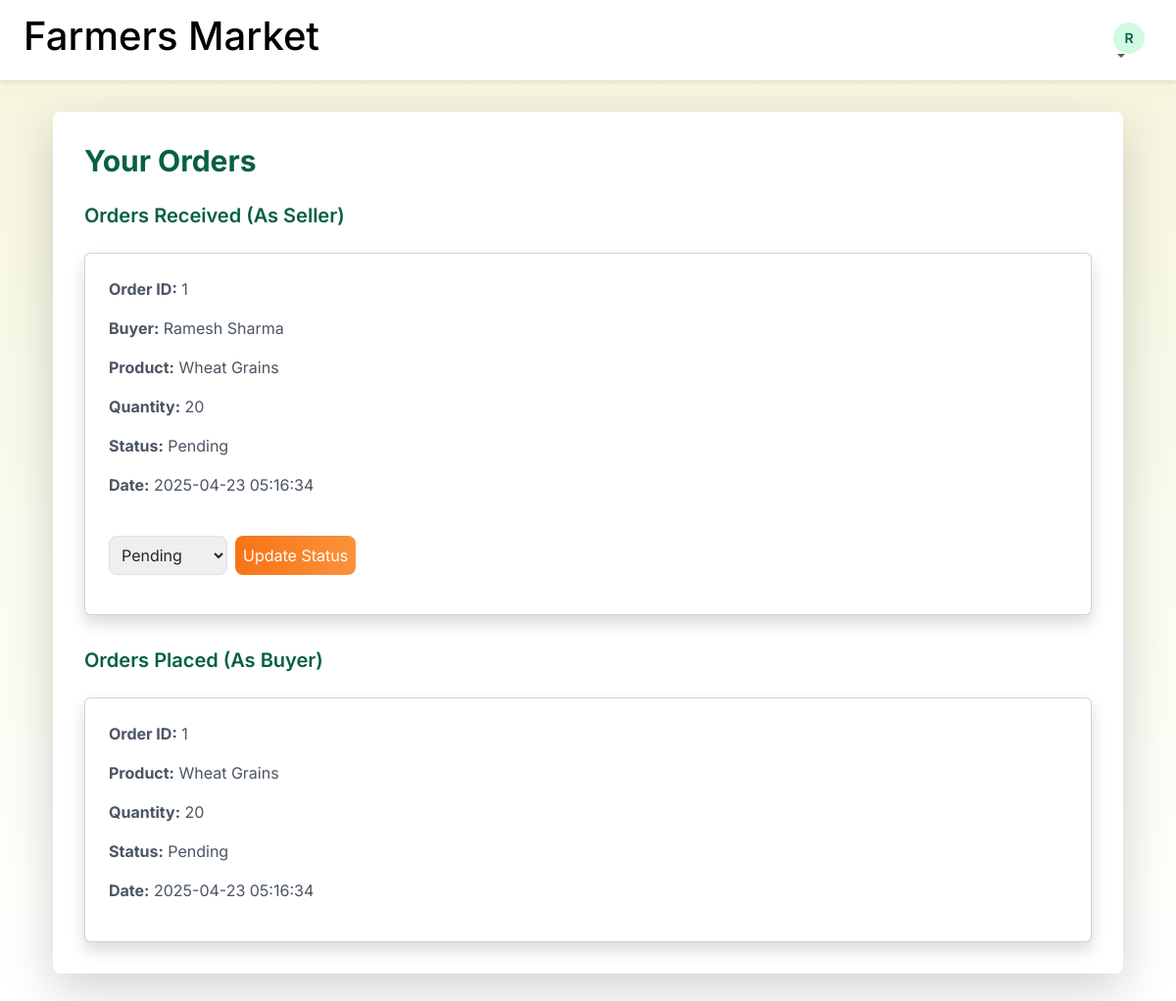
/orders (signed in), run on the app's committed database.
### app.py (models this page shows, shortened)
class Farmer(db.Model, UserMixin):
    id = db.Column(db.Integer, primary_key=True)
    name = db.Column(db.String(100), nullable=False)
    email = db.Column(db.String(120), unique=True, nullable=False)
    password_hash = db.Column(db.String(128), nullable=False)
    phone = db.Column(db.String(20))
    address = db.Column(db.String(200))
    products = db.relationship('Product', backref='farmer', lazy=True)

class Order(db.Model):
    id = db.Column(db.Integer, primary_key=True)
    buyer_name = db.Column(db.String(100), nullable=False)
    buyer_email = db.Column(db.String(120), nullable=False)
    product_id = db.Column(db.Integer, db.ForeignKey('product.id'), nullable=False)
    quantity = db.Column(db.Integer, nullable=False)
    status = db.Column(db.String(50), default='Pending')
    order_date = db.Column(db.DateTime, default=datetime.utcnow)
    product = db.relationship('Product', backref='orders')

class Product(db.Model):
    id = db.Column(db.Integer, primary_key=True)
    name = db.Column(db.String(100), nullable=False)
    description = db.Column(db.Text)
    price = db.Column(db.Float, nullable=False)
    quantity = db.Column(db.Integer, nullable=False)
    farmer_id = db.Column(db.Integer, db.ForeignKey('farmer.id'), nullable=False)
    shipping_option = db.Column(db.String(50), nullable=False)

### app.py (the view)
@app.route('/orders')
@login_required
def orders():
    try:
        seller_orders = Order.query.join(Product).filter(Product.farmer_id == current_user.id).all()
        buyer_orders = Order.query.filter_by(buyer_email=current_user.email).all()
        logger.info(f"Retrieved {len(seller_orders)} seller orders and {len(buyer_orders)} buyer orders for farmer ID: {current_user.id}")
        return render_template('orders.html', seller_orders=seller_orders, buyer_orders=buyer_orders)
    except OperationalError as e:
        logger.error(f"Error retrieving orders: {e}")
        return jsonify({'error': 'Database error, please try again later'}), 500

### app.py (called while the page is built)
@login_manager.user_loader
def load_user(user_id):
    return Farmer.query.get(int(user_id))

### templates/orders.html (shortened to what this page needs)
        {% extends 'base.html' %}
{% block content %}
<div class="bg-white p-8 rounded-lg shadow-lg">
    <h2 class="text-3xl font-bold text-green-800 mb-6">Your Orders</h2>
    <h3 class="text-xl font-semibold text-green-800 mb-4">Orders Received (As Seller)</h3>
    {% if seller_orders %}
        <div class="space-y-6">
            {% for order in seller_orders %}
                <div class="card bg-white p-6 rounded-lg shadow">
                    <p class="text-gray-600"><strong>Order ID:</strong> {{ order.id }}</p>
                    <p class="text-gray-600"><strong>Buyer:</strong> {{ order.buyer_name }}</p>
                    <p class="text-gray-600"><strong>Product:</strong> {{ order.product.name }}</p>
                    <p class="text-gray-600"><strong>Quantity:</strong> {{ order.quantity }}</p>
                    <p class="text-gray-600"><strong>Status:</strong> {{ order.status }}</p>
                    <p class="text-gray-600"><strong>Date:</strong> {{ order.order_date.strftime('%Y-%m-%d %H:%M:%S') }}</p>
                    {% if order.status != 'Completed' %}
                        <form method="POST" action="{{ url_for('update_order_status', order_id=order.id) }}" class="mt-4 flex gap-2">
                            <select name="status" class="p-2 border border-gray-300 rounded-lg focus:outline-none focus:border-orange-500">
                                <option value="Pending" {% if order.status == 'Pending' %}selected{% endif %}>Pending</option>
                            </select>
                            <button type="submit" class="btn-primary p-2 rounded-lg text-white">Update Status</button>
                        </form>
                    {% else %}
                        <p class="text-gray-600 mt-4">Completed (Locked)</p>
                    {% endif %}
                </div>
            {% endfor %}
        </div>
    {% else %}
        <p class="text-gray-600">No orders received yet.</p>
    {% endif %}
    <h3 class="text-xl font-semibold text-green-800 mt-8 mb-4">Orders Placed (As Buyer)</h3>
    {% if buyer_orders %}
        <div class="space-y-6">
            {% for order in buyer_orders %}
                <div class="card bg-white p-6 rounded-lg shadow">
                    <p class="text-gray-600"><strong>Order ID:</strong> {{ order.id }}</p>
                    <p class="text-gray-600"><strong>Product:</strong> {{ order.product.name }}</p>
                    <p class="text-gray-600"><strong>Quantity:</strong> {{ order.quantity }}</p>
                    <p class="text-gray-600"><strong>Status:</strong> {{ order.status }}</p>
                    <p class="text-gray-600"><strong>Date:</strong> {{ order.order_date.strftime('%Y-%m-%d %H:%M:%S') }}</p>
                </div>
            {% endfor %}
        </div>
    {% else %}
        <p class="text-gray-600">No orders placed yet.</p>
    {% endif %}
</div>
{% endblock %}

### templates/base.html (shortened to what this page needs)
<!DOCTYPE html>
<html lang="en">
<head>
    <link href="https://cdn.jsdelivr.net/npm/tailwindcss@2.2.19/dist/tailwind.min.css" rel="stylesheet">
    <link href="https://cdn.jsdelivr.net/npm/bootstrap@5.3.3/dist/css/bootstrap.min.css" rel="stylesheet">
</head>
<body>
    <nav class="navbar navbar-expand-lg">
        <div class="container-fluid mx-auto max-w-7xl px-4">
            <a class="navbar-brand text-2xl font-bold text-green-800" href="{{ url_for('index') }}"><p class="h1">Farmers Market</p></a>
            <div class="collapse navbar-collapse" id="navbarNav">
                <ul class="navbar-nav ms-auto">
                    {% if current_user.is_authenticated %}
                        <li class="nav-item dropdown">
                            <a class="nav-link dropdown-toggle text-gray-700" href="#" role="button" data-bs-toggle="dropdown" aria-expanded="false">
                                <span class="rounded-full bg-green-100 w-8 h-8 flex items-center justify-center text-sm font-semibold text-green-800">{{ current_user.name[0] }}</span>
                            </a>
                        </li>
                    {% endif %}
                </ul>
            </div>
        </div>
    </nav>
    <main class="container mx-auto max-w-7xl px-4 py-8">
        {% block content %}{% endblock %}
    </main>
</body>
</html>

### templates/base.html (style rules this page uses)
body { font-family: 'Inter', sans-serif; background: linear-gradient(to bottom, #F5F5DC, #FFFFFF); }
.navbar { background: #FFFFFF; box-shadow: 0 2px 4px rgba(0, 0, 0, 0.1); position: sticky; top: 0; z-index: 1000; }
.btn-primary { background: linear-gradient(to right, #F97316, #FB923C); border: none; border-radius: 0.5rem; transition: transform 0.2s, box-shadow 0.2s; }
.card { transition: transform 0.2s; }

### data on the page
Farmer: name "R"
Order: id "1", buyer_name "Ramesh Sharma", product.name "Wheat Grains", quantity "20", status "Pending", order_date "2025-04-23 05:16:34"
